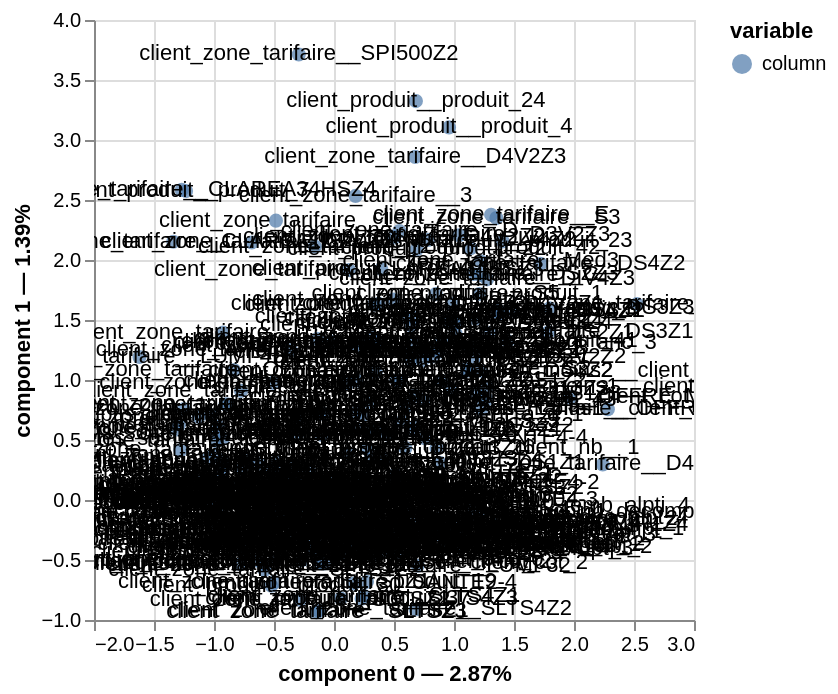

Write notebook code for a chart like this one.
### Code cell
mca.plot(
    df_acm.sample(5000, random_state=1),
    x_component=0,
    y_component=1,
    show_column_markers=True,
    show_row_markers=False,
    show_column_labels=True,
    show_row_labels=False,
)

### Figure 1 — Vega-Lite specification as saved in the notebook (floating-point values rounded to 4 significant figures; data arrays with more than 128 entries replaced by an {"elided": "..."} marker saying what was removed)
{"config": {"view": {"continuousWidth": 300, "continuousHeight": 300}}, "layer": [{"mark": {"type": "circle", "size": 50}, "encoding": {"color": {"field": "variable", "type": "nominal"}, "tooltip": [{"field": "variable", "type": "nominal"}, {"field": "value", "type": "nominal"}, {"field": "component 0", "type": "quantitative"}, {"field": "component 1", "type": "quantitative"}], "x": {"axis": {"title": "component 0 — 2.87%"}, "field": "component 0", "scale": {"zero": false}, "type": "quantitative"}, "y": {"axis": {"title": "component 1 — 1.39%"}, "field": "component 1", "scale": {"zero": false}, "type": "quantitative"}}, "name": "view_6"}, {"mark": {"type": "text"}, "encoding": {"text": {"field": "label", "type": "nominal"}, "x": {"axis": {"title": "component 0 — 2.87%"}, "field": "component 0", "scale": {"zero": false}, "type": "quantitative"}, "y": {"axis": {"title": "component 1 — 1.39%"}, "field": "component 1", "scale": {"zero": false}, "type": "quantitative"}}}], "data": {"name": "data-535030667b5dce6f191c8d596be3301b"}, "params": [{"name": "param_6", "select": {"type": "interval", "encodings": ["x", "y"]}, "bind": "scales", "views": ["view_6"]}], "$schema": "https://vega.github.io/schema/vega-lite/v5.20.1.json", "datasets": {"data-535030667b5dce6f191c8d596be3301b": {"elided": "286 records"}}}
